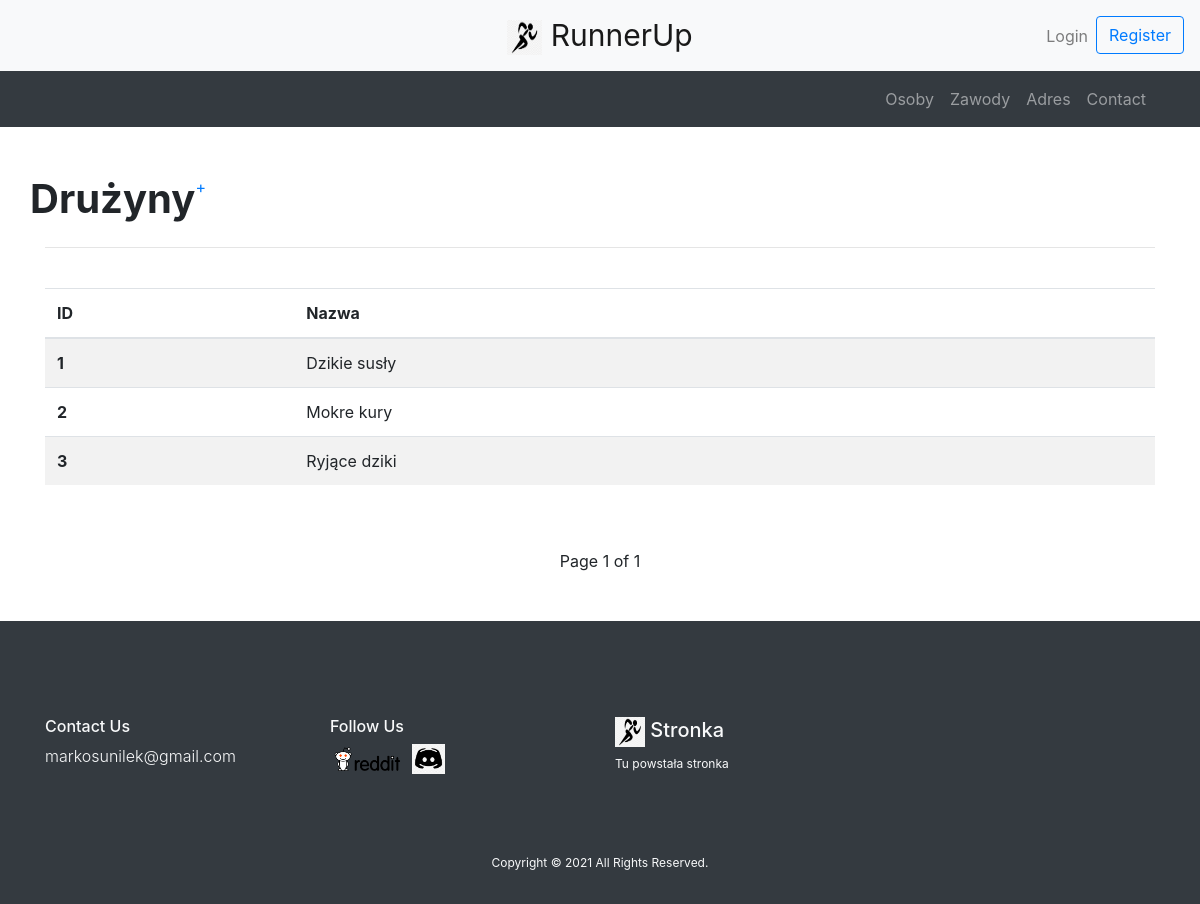
Page /team/ on the committed database.
### polls/models.py (models this page shows, shortened)
class Team(models.Model):
    team_nazwa = models.CharField(max_length=50, blank=False, null=False, unique=True, verbose_name='Nazwa drużyny')

### polls/views.py (the view, shortened to what this page needs)
# urls.py: path('team/', views.team, name="team"),
def team(request):
    team = Team.objects.all()
    paginator = Paginator(team, 6)
    page_number = request.GET.get('page')
    page_obj = paginator.get_page(page_number)
    uteam = TeamForm()
    return render(request=request, template_name="team.html", context={"page_obj": page_obj, "uteam": uteam,
                                                                       })

### templates/team.html (shortened to what this page needs)
{% extends "header.html" %}
{% load crispy_forms_filters %}
{% block content %}
    {% load crispy_forms_tags %}
    <div class="container py-5">
        <div class="row">
            <h1 class="font-weight-bold">Drużyny</h1>
            {% if user.is_superuser %}
                <button type="button" class="btn-xs btn-outline-primary align-top" style="height:0; text-decoration: none !important;" data-toggle="modal" data-target="#teamModal">+</button>
            {% elif user.is_authenticated %}
                <a tabindex="0" class="btn-xs btn-outline-danger align-top disabled text-nowrap" style="height: 0" role="button" data-toggle="popover" data-trigger="focus" title="Brak uprawnień" data-content="Nie posiadasz wystarczających uprawnień do tego typu akcji">X</a>
            {% else %}
                <a href="/register/" class="btn-xs btn-outline-primary align-top" style="border-radius: 20%; height: 0px;">+</a>
            {% endif %}
        </div>
        <hr>
        <br>
        <table class="table table-striped table-hover">
            <thead>
            <tr>
                <th scope="col">ID</th>
                <th scope="col">Nazwa</th>
                <th scope="col"></th>
            </tr>
            </thead>
            <tbody>
            {% for t in page_obj %}
                <tr>
                    <th scope="row">{{ t.id }}</th>
                    <td>{{ t.team_nazwa }}</td>
                    <td>
                    </td>
                </tr>
            {% endfor %}
            </tbody>
        </table>
        </div>
        <div class="container">
            <div class="pagination justify-content-center">
                <span class="step-links">
                    <span class="current">
                        Page {{ page_obj.number }} of {{ page_obj.paginator.num_pages }}
                    </span>
                </span>
            </div>
        </div>
{% endblock %}

### rows in the picture
Team: id "1", team_nazwa "Dzikie susły"
Team: id "2", team_nazwa "Mokre kury"
Team: id "3", team_nazwa "Ryjące dziki"

### other values in the picture
{{ page_obj.number }} "1"
{{ page_obj.paginator.num_pages }} "1"
